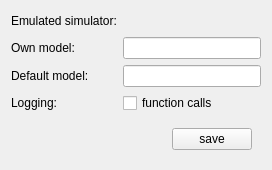
<?xml version="1.0" encoding="UTF-8"?>
<ui version="4.0">
 <class>CSettingsSwiftPlugin</class>
 <widget class="QFrame" name="CSettingsSwiftPlugin">
  <property name="geometry">
   <rect>
    <x>0</x>
    <y>0</y>
    <width>272</width>
    <height>162</height>
   </rect>
  </property>
  <property name="windowTitle">
   <string>Frame</string>
  </property>
  <layout class="QFormLayout" name="fl_SettingsPlugin">
   <item row="0" column="0">
    <widget class="QLabel" name="lbl_EmulatedSimulator">
     <property name="text">
      <string>Emulated simulator:</string>
     </property>
    </widget>
   </item>
   <item row="3" column="0">
    <widget class="QLabel" name="lbl_DefaultModel">
     <property name="text">
      <string>Default model:</string>
     </property>
    </widget>
   </item>
   <item row="3" column="1">
    <widget class="swift::gui::components::CDbModelKeyCompleter" name="lep_DefaultModel"/>
   </item>
   <item row="6" column="0" colspan="2">
    <widget class="QWidget" name="wi_Buttons" native="true">
     <layout class="QHBoxLayout" name="horizontalLayout">
      <item>
       <spacer name="hs_Buttons">
        <property name="orientation">
         <enum>Qt::Horizontal</enum>
        </property>
        <property name="sizeHint" stdset="0">
         <size>
          <width>40</width>
          <height>20</height>
         </size>
        </property>
       </spacer>
      </item>
      <item>
       <widget class="QPushButton" name="pb_Save">
        <property name="text">
         <string>save</string>
        </property>
       </widget>
      </item>
     </layout>
    </widget>
   </item>
   <item row="4" column="1">
    <widget class="QCheckBox" name="cb_LogFunctionCalls">
     <property name="text">
      <string>function calls</string>
     </property>
    </widget>
   </item>
   <item row="4" column="0">
    <widget class="QLabel" name="lbl_Logging">
     <property name="text">
      <string>Logging:</string>
     </property>
    </widget>
   </item>
   <item row="2" column="0">
    <widget class="QLabel" name="lbl_OwnModel">
     <property name="text">
      <string>Own model:</string>
     </property>
    </widget>
   </item>
   <item row="2" column="1">
    <widget class="swift::gui::components::CDbModelKeyCompleter" name="lep_OwnModel"/>
   </item>
   <item row="0" column="1">
    <widget class="QWidget" name="wi_EmulatedSimulator" native="true">
     <layout class="QHBoxLayout" name="hl_EmulatedSimulator">
      <property name="leftMargin">
       <number>0</number>
      </property>
      <property name="topMargin">
       <number>0</number>
      </property>
      <property name="rightMargin">
       <number>0</number>
      </property>
      <property name="bottomMargin">
       <number>0</number>
      </property>
      <item>
       <widget class="swift::gui::components::CSimulatorSelector" name="comp_EmulatedSimulatorSelector">
        <property name="minimumSize">
         <size>
          <width>125</width>
          <height>0</height>
         </size>
        </property>
       </widget>
      </item>
      <item>
       <spacer name="hs_EmulatedSimulator">
        <property name="orientation">
         <enum>Qt::Horizontal</enum>
        </property>
        <property name="sizeHint" stdset="0">
         <size>
          <width>40</width>
          <height>20</height>
         </size>
        </property>
       </spacer>
      </item>
     </layout>
    </widget>
   </item>
  </layout>
 </widget>
 <customwidgets>
  <customwidget>
   <class>swift::gui::components::CSimulatorSelector</class>
   <extends>QFrame</extends>
   <header>gui/components/simulatorselector.h</header>
   <container>1</container>
  </customwidget>
  <customwidget>
   <class>swift::gui::components::CDbModelKeyCompleter</class>
   <extends>QLineEdit</extends>
   <header>gui/components/dbmodelkeycompleter.h</header>
  </customwidget>
 </customwidgets>
 <tabstops>
  <tabstop>lep_OwnModel</tabstop>
  <tabstop>lep_DefaultModel</tabstop>
  <tabstop>cb_LogFunctionCalls</tabstop>
  <tabstop>pb_Save</tabstop>
 </tabstops>
 <resources/>
 <connections/>
</ui>
